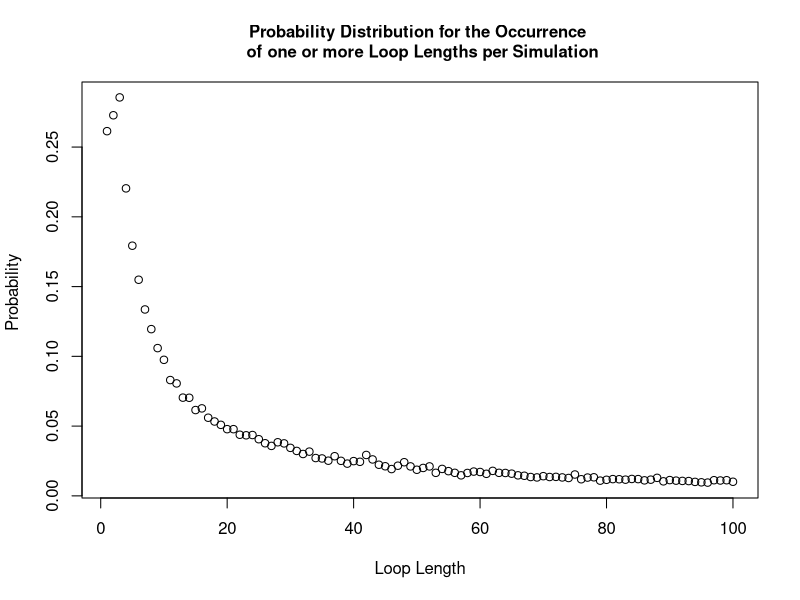

Generate this figure with R:
#### Team Members:
# Fatima Kasenally (S2443602); Wenqi Ni (s1792412); Cameron Allan (S1748084)

#### address of github repo:
#https://github.com/niwq15/SP-Group-7-A2


#### Contributions

# Functions we each made versions of:
# Cameron - Strategy3, unused alternatives to each strategy using arrays, Pone, Pall optimization, unused dloop
# Wenqi - Strategy1, Strategy2, Strategy3, Pone, Pall, dloop 
# Fatima - Strategy2, Pone, Pall, dloop 

# each of us should add more here. we can say what we have done, involving different versions of functions above

# Wenqi created the final versions of the functions Strategy 1, Strategy 2, Pone, 
# and the probability of no loop longer than 50 in a random reshuffling of cards to boxes
# 


# Cameron added if statement to speed up the Pall function


# Other Tasks: (correct your own)
# Cameron - optimising stuff and array stuff
# Wenqi - Q3 - Q6 stuff 
# Fatima - Q3 - Q6 stuff 




#### Overview 
# This file holds the self-contained code to use stochastic simulation to study a generalised version of the famous '100 Prisoners Problem' 
# The problem is defined as follows: 
# Consider a prison containing 2n prisoners, each with a unique identification number ranging from 1 to 2n. 
# The prison has a room with 2n boxes, each uniquely numbered from 1 to 2n and each containing a single card. 
# These cards are each labelled with a unique number between 1 and 2n. 
# Each prisoner is allowed to open n boxes to find the card with their number.
# If all 2n prisoners successfully find their cards then they all go free. 
# After their turn,the prisoners are not allowed to communicate any new information from the boxes 
# to prisoners who have yet to take their turn.
# The room is returned to its original state after each prisoner’s go. 

# Firstly, we will show 3 strategies for the prisoners, then create a 'Pone' function to estimate 
# the probability of a single prisoner successfully finding their number, then use a 'Pall' function to 
# calculate the probability of all the prisoners finding their numbers. 
# Based on the results of the individual and joint success probabilities using different strategies, 
# we will give some comments about which strategy has the highest success probabilities for 
# both individuals and the collective. 

## Each function expressing the different strategies for opening boxes to find cards will require the same 
## input parameters : n,k,cards_num. Where n parameterises the 2n number of boxes, prisoner and cards in our problem.
## k is the prisoner's number and cards_num represents the random orders of cards placed in boxes.
## Uniform input parameters allows the implemented strategy to be a variable in each simulation as each strategy 
## function is interchangeable. This is required by functions 'Pone' and 'Pall'.


## Strategy 1:
## Each prisoner with their number 'k' starts at the k-th box which contains card b
## If k is not equal to b, then the prisoner goes to box b and opens it
## The process will be repeated until they have either found the card k or opened n boxes without finding it

## Prisoner 'k' uses Strategy 1 to find their number amongst '2n' boxes 'cards_num'
## where 'cards_num' is the card numbers indexed by the box numbers.
Strategy1 <- function(n,k,cards_num) {
  #create an empty vector to store card numbers as they are read
  cards_picked <- rep(0, n) # the prisoner can read at most n cards
  cards_picked[1] <- cards_num[k] # start at the box with his number (k) on it 
  #for each of the remaining steps, first check if he has found his card number
  #if so, he will stop; if not, he will continue to read cards
  for (b in 2:n) {
    if (cards_picked[b-1] == k) {#if the prisoner k has found his number
      return(TRUE) #yes the prisoner has successfully found his card
      break # stop here and the prisoner will not open other boxes
    } else {#otherwise prisoner will open another box with the number of the last card
      cards_picked[b] <- cards_num[cards_picked[b-1]]
    }
  }
  #check whether he finds his number in the final step
  if (cards_picked[n] != k) { #if the final number is not his number
    return(FALSE) #prisoner has failed to find his card
  } else {#if the final number is equal to his number
    return(TRUE) #prisoner has successfully found his card
  }
}



## Strategy 2:
## This strategy follows an identical procedure to strategy 1, except that the starting box is randomly selected
## The prisoner uses the card number in each box to pick his next box to open.
## The prisoner can open at most n boxes in order to find the card with their number on it.

## Prisoner 'k' uses Strategy 2 to find their number amongst '2n' boxes 'cards_num'
Strategy2 <- function(n,k,cards_num) {
  #create an empty vector to store card numbers that have been read
  cards_picked <- rep(0, n) # the prisoner can read at most n cards
  cards_picked[1] <- sample(cards_num,1)# start at a randomly selected box 
  #for each of the remaining steps, firstly check whether he has found him number card
  #if so, he will stop; if not, he will continue to read cards
  for (b in 2:n) {
    if (cards_picked[b-1] == k) {#if the prisoner k has found his number
      return(TRUE)
      break #stop here and the prisoner will not open other boxes
    } else {#otherwise prisoner will open the box with number k
      cards_picked[b] <- cards_num[cards_picked[b-1]]
    }
  }
  #check whether he finds his number in the final step
  if (cards_picked[n] != k) { #if the final number is not his number
    return(FALSE)
  } else {#if the final number is equal to his number
    return(TRUE)
  }
} #The function returns TRUE/FALSE expressing that the prisoner has FOUND/FAILED TO FIND his card 

## In Strategy 1 and Strategy 2, we use the idea that once prisoners find their numbers, they will stop
## We use 'break' to save on running time
## In Strategy 3, we show another idea of selecting n card numbers and then checking whether k is inside

## Strategy 3:
## In this strategy the prisoner opens n boxes at random, without replacement
## The prisoner will open n different boxes

## Prisoner 'k' uses Strategy 3 to find their number amongst '2n' boxes 'cards_num'
Strategy3 <- function(n,k,cards_num){ 
  cards_picked <- sample(cards_num,n,replace=FALSE) # Randomly select n boxes from cards_num to open
  any(k == cards_picked) # check whether the prisoner's number appears in the selected card_num
} # End function



## 'Pone' is a function which estimates the probability of a prisoner, k, successfully finding their card number (k)
## within the n tries amongst 2n boxes (cards_num) in nreps simulated trials, using any one of the available strategies encoded above

Pone <- function(n,k,strategy,nreps) {
  # create an empty vector to store the outcome of each simulation as 1/0 = Success/ Failure to find his card
  success <- rep(0, nreps)
  for (i in 1:nreps) {
    # simulate the random order of card numbers
    cards_num <- sample(1:(2*n), 2*n, replace=FALSE)
    success[i] <- strategy(n,k,cards_num)
  }
  # return the frequentist probability of success as: 
  # total number of simulated successes / total number of simulations
  return(sum(success)/nreps)
}

## 'Pall' is a function to find the probability of all the 2n prisoners finding their cards in a single simulation
## and thus being able to escape. All prisoners must use the same strategy and the probability 
## is calculated by analysing the results from nreps simulated trials 

Pall <- function(n,strategy,nreps) {
  #create a vector to record the result of each simulation with default values of 1s
  num_success <- rep(1,nreps)
  for (i in 1:nreps) {#for each simulation
    #generate a random order of card numbers
    cards_num <- sample(1:(2*n), 2*n, replace=FALSE)
    #use the strategies to calculate whether each prisoner can find their correct number within n times
    for (k in 1:(2*n)) {
      result <- strategy(n,k,cards_num) # save the result of strategy for the k-th prisoner
      num_success[i] <- num_success[i] * result # if result is 1 keep 1 in the vector. If 0 change to 0.
      if (result == 0){ # stop if any prisoner does not escape, this cuts down simulation run-time
        break
      }
    }
  }
  # return the frequentist probability as: total number of simulated successes / total number of simulated trials
  return(sum(num_success)/nreps)
}

### Sample Results ###

### individual prisoner probabilities: 
### Pone takes args: n,k,strategy,nreps

Pone(5,5,Strategy1,10000)
Pone(50,50,Strategy1,10000)
# one prisoner & strategy 1: prob success ~ 50%  (for all n)

Pone(5,5,Strategy2,10000)
Pone(50,50,Strategy2,10000)
# one prisoner & strategy 2: prob success ~40%  (n=5) ~37%  (n>50)

Pone(5,5,Strategy3,10000)
Pone(50,50,Strategy3,10000)
# one prisoner & strategy 3: prob success ~50%  (for all n)

### joint probabilities for all prisoners as a collective:  
### Pall takes args: n,strategy,nreps


Pall(5,Strategy1,10000)
Pall(50,Strategy1,10000)
#10 prisoners & strategy 1: prob success ~35% (n=5)
#100 prisoners & strategy 1: prob success ~31% (n=50)

Pall(5,Strategy2,10000)
Pall(50,Strategy2,10000)
#10 prisoners & strategy 2: prob success ~0.01%  (n=5)
#100 prisoners & strategy 2: prob success ~0% (smaller than precision)  (n=50)

Pall(5,Strategy3,10000)
Pall(50,Strategy3,10000)
#10 prisoners & strategy 3: prob success ~0.1%  (n=5)
#100 prisoners & strategy 3: prob success ~0% (smaller than precision) (n=50)


## Remarks

## Strategy 1 and Strategy 3 have similar individual success probabilities of 50%. 
## Strategy 1 has much higher joint success probability of above 30%, while Strategy 3 only has 0%.
## It demonstrates that there is something intelligent in Strategy 1's design.
## Strategy 2 has a lower marginal probability for success than the others, and a joint probability close to 0. 

## More explanations
## For Strategy 1, consider the distribution of maximum loop lengths amongst the boxes and cards. The cycle of box and card numbers 
## must eventually return the prisoner to open a box with his card number inside if he is allowed to open as many boxes as he wants, 
## as the numbers used are part of a finite sequence. Thus, the high joint success probability can be calculated as the cumulative 
## probability of the maximum loop length being less than n, which we have determined to be approximately 31%

## For Strategy 2, the marginal probability is lower than 50% because the conditions for the prisoner's success are 1.the prisoner 
## select the correct loop with his card in it at random; 2.the loop he picks must also be shorter than n. 
## Our results show that the probability is about 37-40% (varies with n). The joint probability tends to 0 for the similar reason as strategy 3.

## For Strategy 3, the probability of finding their card every time they open a box is 1/2n and if he opens n boxes at random the 
## probability of finding his card is n/2n (=50%). For 2n prisoners all finding their cards in a simulation we multiply the independent 
## marginal probabilities to produce a joint probability of (0.5)^(2n), which tends to 0 as n increases. 



## dloop is a function which returns the probability distribution for the loop lengths occurring in a simulation 
## It takes the parameters n (to create 2n boxes) and nreps (to analyse the results of nreps simulations).
## The dloop function will return a 2n-vector, 'prob_vec_y', and prob_vec_y[i] shows the probability of loop length of i 
## occurring at least once in a random shuffling of cards to boxes.

dloop <- function(n, nreps) {
  each_loop_lengths <- c() #list to store the loop lengths generated by all simulations
  
  for (i in 1:nreps){ 
    #simulate a new set of boxes for each simulation
    cards_num <- sample(1 : (2*n), 2*n , replace=FALSE) 
    #store a list of closed boxes in each simulation
    unopened_boxes <- 1:(2*n)
    
    #store the unique loop lengths generated from each simulation 
    new_loop_lengths <- c()
    
    #scan for loops, (while more than 2 boxes are still closed, indexing breaks down for smaller loops)
    while (length(unopened_boxes) > 2 ){
      #pick the smallest number unopened box and store the value of the card inside 
      cards_picked <- cards_num[unopened_boxes[1]]
      
      #pick your next box according to your last card and scan each closed loop
      for (b in 2:length(unopened_boxes)){ #max loop length is the number of closed boxes
        #store the number of the latest card
        cards_picked <- c(cards_picked, cards_num[cards_picked[b-1]])
      }#end for 
      
      
      #scanning the last 2 boxes
      if (length(unopened_boxes) == 2 && cards_num[unopened_boxes[1]] == unopened_boxes[2]) {
        #we have found a 2 item long loop 
        new_loop_lengths <- c(new_loop_lengths, 2) 
      } else if ((length(unopened_boxes) == 2) && (cards_num[unopened_boxes[1]] == unopened_boxes[1])) {
        #we have found one or more loops with length 1
        new_loop_lengths <- c(new_loop_lengths, 1) 
      }
      
      #add your new loop length to your list 
      new_loop_lengths <- c(new_loop_lengths, length(unique(cards_picked))) 
      
      #remove the boxes opened 
      unopened_boxes <- setdiff(unopened_boxes,unique(cards_picked))
    } #end while 
    
    #store the uniquely occuring loop lengths from each simulation in a global simulation list 
    each_loop_lengths <- c(each_loop_lengths, unique(new_loop_lengths))
    
    
  } #end for 
  prob_vec_y <- tabulate(each_loop_lengths)/nreps #probability vector for the occurrence of each type of loop length 
  #function outputs the probability distribution 
  return(prob_vec_y)
  
}#end function




#testing the distribution for n=50
n = 50 
#variable storing our probability distribution using function dloop
prob_vec <- dloop(n, 10000)

##plotting the probability distribution
#create an x axis 
x_axis <- 1:length(prob_vec)
plot(x_axis, prob_vec, xlab = "Loop Length", ylab = "Probability ", main = "Probability Distribution for the Occurrence \n of one or more Loop Lengths per Simulation", cex.main = 1)

#output the probability distribution vector: 
cat("your probability vector for producing at least one loop of length i: \n", prob_vec, "\n")

## Only one loop length > n may exist at a time. In a simulation the lengths of all loops present must sum to 2n. 
## Therefore P(loop length >n occurs at least once ) == P(loop length >n occurs once ) and is mutually exclusive with 
## all other loop lengths >n . If we take 1-sum(p(loop length >n)) we are left with the probability of no loops longer
## than n occurring in the simulation. In this case Strategy 1 is guaranteed success. 

cat( "Probability of Strategy 1 succeeding: \n", 1 - sum(prob_vec[(n+1):(2*n)]), "\n this is also the probability of the maximum loop length being no more than n")
